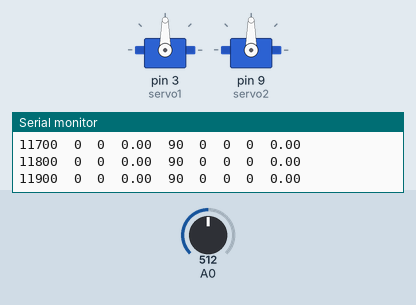
This sketch was run on a simulated Arduino Uno, built with avr-gcc and run on an emulated ATmega328P. Shown: 2 × servo, the last lines printed to the serial monitor. Inputs (shaded band) come from the test bench; at power-on: A0 = 512.

Above: at 1.2 s.
1.3 s: A0 set to 716
At 3.01 s:
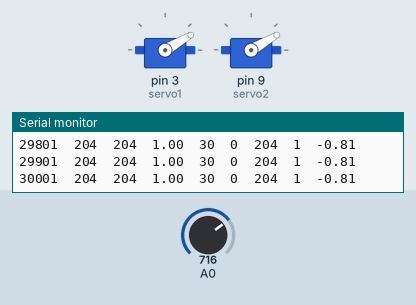
4.3 s: A0 set to 511
7.3 s: A0 set to 170
At 8.18 s:
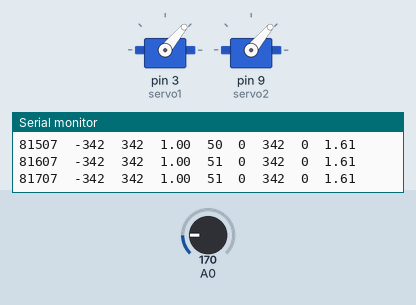
Timing chart, 0 to 16.3 s (numbered marks = the images above; inputs shaded):
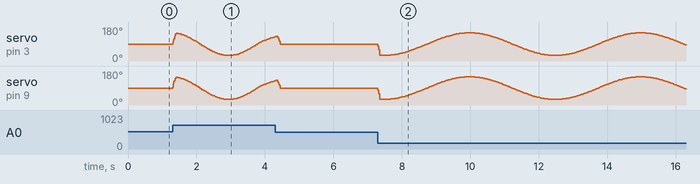

The sketch:

meowsic.ino
```cpp
#include <Servo.h>
#include <math.h>

static const double RHYTHM_EPSILON = 0.08;
#define AVERAGE_NUM 16
#define AVERAGE_NUM_SLOW (AVERAGE_NUM * 4)
#define RHYTHM_BUFFER_LENGTH 256
static const int RHYTHM_HYSTERISYS = 5;
static const int RHYTHM_MAX_COUNT = 10;
static const int RHYTHM_THRESHOLD = 35;

namespace meowsic {
  typedef struct {
    long sum;
    int head;
    int array[AVERAGE_NUM];
  } average_t;

  typedef struct {
    long sum;
    int array[AVERAGE_NUM_SLOW];
    int head;
  } average_slow_t;

  typedef struct {
    int prev_val;
  } differential_t;

  typedef struct {
    char counts[RHYTHM_BUFFER_LENGTH];
    int head;
    int count;
    char current_state;
  } rhythm_t;

  typedef struct {
    unsigned long prev_t;
    double prev_phy;
    double prev_rhythm;
    double offset;
  } theta_t;
}

int init_average(meowsic::average_t *ave) {
  ave->sum = 0;
  ave->head = 0;
  for (int i = 0; i < AVERAGE_NUM; i++) {
    ave->array[i] = 0;
  }
  return 0;
}

int init_rhythm(meowsic::rhythm_t *rhythm) {
  for (int i = 0; i < RHYTHM_BUFFER_LENGTH; i++) {
    rhythm->counts[i] = 0;
  }
    rhythm->head = 0;
    rhythm->count = 0;
    rhythm->current_state = 0;

    return 0;
}

int init_theta(meowsic::theta_t *theta) {
  theta->prev_phy = 0;
  theta->prev_rhythm = 0;
  theta->offset = 0;
  return 0;
}

int average(meowsic::average_t *ave, int audio) {
  /* static long sum = 0; */
  /* static int array[AVERAGE_NUM] = {}; */
  /* static int head = 0; */
  ave->sum -= ave->array[ave->head];
  ave->array[ave->head] = abs(audio);
  ave->sum += ave->array[ave->head];
  ave->head = (ave->head + 1) % AVERAGE_NUM;
  int average = ave->sum / AVERAGE_NUM;
  return average;
}

int init_average_slow(meowsic::average_slow_t *ave) {
  ave->sum = 0;
  ave->head = 0;
  for (int i = 0; i < AVERAGE_NUM_SLOW; i++) {
    ave->array[i] = 0;
  }
  return 0;
}

int average_slow(meowsic::average_slow_t *ave, int audio) {
  ave->sum -= ave->array[ave->head];
  ave->array[ave->head] = abs(audio);
  ave->sum += ave->array[ave->head];
  ave->head = (ave->head + 1) % AVERAGE_NUM_SLOW;
  int average = ave->sum / AVERAGE_NUM_SLOW;
  return average;
}

int init_differential(meowsic::differential_t *diff) {
  diff->prev_val = 0;
  return 0;
}

int differential(meowsic::differential_t *diff, int audio) {
  int result = audio - diff->prev_val;
  diff->prev_val = audio;
  return result;
}

double calculateRhythmFromAudio(meowsic::rhythm_t *rhythm, int diff) {
  /* 1 if audio > audio_slow, else 0  */
  /* static char counts[RHYTHM_BUFFER_LENGTH] = {}; */
  /* static int head = 0; */
  /* static int count = 0; */
  /* static char current_state = 0; */

  rhythm->count -= rhythm->counts[rhythm->head];
  if (rhythm->current_state) {
    if (diff < RHYTHM_THRESHOLD - RHYTHM_HYSTERISYS)
      rhythm->current_state = 0;
    rhythm->counts[rhythm->head] = 0;
  } else {
    if (diff > RHYTHM_THRESHOLD + RHYTHM_HYSTERISYS) {
      rhythm->current_state = 1;
      rhythm->counts[rhythm->head] = 1;
    } else {
      rhythm->counts[rhythm->head] = 0;
    }
  }
  rhythm->count += rhythm->counts[rhythm->head];
  rhythm->head = (rhythm->head + 1) % RHYTHM_BUFFER_LENGTH;

  return (double)rhythm->count / RHYTHM_MAX_COUNT;
}

double calculateVolumeFromAudio(int audio) {
  static const int audio_max = 128;
  double volume = abs((double)audio) / audio_max;
  if (volume > 1)
    volume = 1.0;
  if (volume < 0)
    volume = 0.0;
  return volume;

  /* static double prev_volume = 1; */
  /* static int cnt = 0; */
  /* if (cnt % 16 == 0) { */
  /*   double volume = abs((double)audio * 5 / audio_max) + 1; */
  /*   if(volume > 6) */
  /*     volume = 6; */
  /* } */

  /* prev_volume = volume + (prev_volume - volume) * cnt / 16; */
  /* cnt++; */
  /* return prev_volume; */
}
  /* if (rhythm * rhythm < RHYTHM_EPSILON * RHYTHM_EPSILON) */
  /*   rhythm = 0.0; */

int calculateTheta(meowsic::theta_t *theta, unsigned long t_us, double rhythm, double volume) {
  static const double gain = 0.5;

  double phy = ((double)t_us * 1.0E-6) * (0.2  + rhythm) * 2 * M_PI;
  if (abs(rhythm - theta->prev_rhythm) > RHYTHM_EPSILON) {
    double prev_phy = ((double)theta->prev_t * 1.0E-6) * (0.2  + rhythm) * 2 * M_PI;
    theta->offset = theta->prev_phy - prev_phy;
  }
  phy += theta->offset;

  int degree = volume * 60 * sin(phy) + 90;
  if (degree > 180)
    degree = 180;
  if (degree < 0)
    degree = 0;

  theta->prev_t = t_us;
  theta->prev_phy = phy;
  theta->prev_rhythm = rhythm;
  return degree;
}

Servo servo1;
Servo servo2;

void moveServo(int degree, int rl) {
  if(rl == 1)
    servo1.write(degree);
  else
    servo2.write(degree);
}

meowsic::average_t left_average;
meowsic::average_t right_average;
meowsic::average_slow_t left_average_slow;
meowsic::average_slow_t right_average_slow;
meowsic::rhythm_t left_rhythm;
meowsic::rhythm_t right_rhythm;
meowsic::differential_t left_diff;
meowsic::differential_t right_diff;
meowsic::theta_t left_theta;
meowsic::theta_t right_theta;

void setup() {
  // put your setup code here, to run once:
  servo1.attach(3, 750, 1850);
  servo2.attach(9, 750, 1850);
  Serial.begin(115200);
  init_average(&left_average);
  init_average(&right_average);
  init_average_slow(&left_average_slow);
  init_average_slow(&right_average_slow);
  init_rhythm(&left_rhythm);
  init_rhythm(&right_rhythm);
  init_differential(&left_diff);
  init_differential(&right_diff);
  init_theta(&left_theta);
  init_theta(&right_theta);
}


typedef enum {
  LEFT = 1,
  RIGHT
} rl_t;

void loop() {
  // put your main code here, to run repeatedly:
  static unsigned long prev_t = 0;
  static int count = 0;
  unsigned long t = prev_t;

  rl_t rl = RIGHT;
  int audio = (rl == RIGHT) ? (int)analogRead(0) - 512 : (int)analogRead(1) - 512;
  meowsic::average_t *average_obj = (rl == RIGHT) ? &right_average : &left_average;
  meowsic::average_slow_t *average_slow_obj = (rl == RIGHT) ? &right_average_slow : &left_average_slow;
  meowsic::differential_t *diff_obj = (rl == RIGHT) ? &right_diff : &left_diff;
  meowsic::rhythm_t *rhythm_obj = (rl == RIGHT) ? &right_rhythm : &left_rhythm;
  meowsic::theta_t *theta_obj = (rl == RIGHT) ? &right_theta : &left_theta;

  int ave = average(average_obj, audio);
  int ave_slow = average_slow(average_slow_obj, audio);
  int diff = differential(diff_obj, audio);
  double rhythm = calculateRhythmFromAudio(rhythm_obj, diff);
  double volume = calculateVolumeFromAudio(ave);
  int theta = calculateTheta(theta_obj, t, rhythm, volume);

  moveServo(theta, RIGHT);
  moveServo(theta, LEFT);
  if (rl == RIGHT) {
    Serial.print(t/100);
    Serial.print("\t");
    Serial.print(audio);
    Serial.print("\t");
    Serial.print(ave);
    Serial.print("\t");
    Serial.print(volume);
    Serial.print("\t");
    Serial.print(theta);
    Serial.print("\t");
    Serial.print(diff);
    Serial.print("\t");
    Serial.print(ave_slow);
    Serial.print("\t");
    Serial.print(rhythm_obj->count);
    Serial.print("\t");
    Serial.print(theta_obj->offset);
    Serial.println("");
  }
  while ((t = micros()) - prev_t < 10000);
  prev_t = t;
  count++;
}
```
